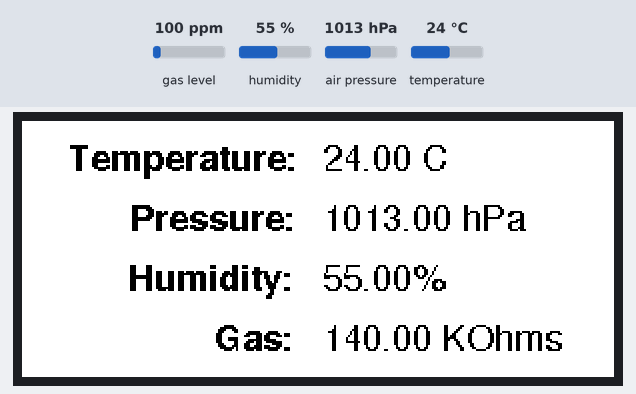
Bench run of a program on a simulated ESP8266 (NodeMCU). Shown: 296×128 colour display. Inputs (shaded band) come from the test bench; at power-on: gas level 100 ppm, humidity 55 %, air pressure 1013 hPa, temperature 24 °C. WiFi joins after 1.5 s; servers stay silent unless stated; what the program prints to the serial monitor is not drawn.

Above: at 16.9 s.

The program:

main.cpp
```cpp
#include <Arduino.h>
#include <ESP8266WiFi.h>

#include "display.h"
#include "secrets.h"
#include "sensor.h"

const char *host = "wifitest.adafruit.com";

void setup() {
  Serial.begin(115200);
  delay(100);

  initDisplay();

  if (!initSensor()) {
    Serial.println("Could not find a valid BME680 sensor, check wiring!");
    while (1)
      ;
  }

  Serial.print("Connecting to ");
  Serial.println(SSID);

  WiFi.begin(SSID, PASSWORD);
  while (WiFi.status() != WL_CONNECTED) {
    delay(500);
    Serial.print(".");
  }

  Serial.println("");
  Serial.println("WiFi connected");
  Serial.print("IP address: ");
  Serial.println(WiFi.localIP());
}

void loop() {
  struct Measurement measurement = readSensor();
  if (!measurement.success) {
    Serial.println("Failed to perform reading :(");
    return;
  }

  drawMeasurement(measurement);

  Serial.print("Temperature = ");
  Serial.print(measurement.temperature);
  Serial.println(" *C");

  Serial.print("Pressure = ");
  Serial.print(measurement.pressure);
  Serial.println(" hPa");

  Serial.print("Humidity = ");
  Serial.print(measurement.humidity);
  Serial.println(" %");

  Serial.print("Gas = ");
  Serial.print(measurement.gas_resistance);
  Serial.println(" KOhms");

  Serial.print("Approx. Altitude = ");
  Serial.print(measurement.altitude);
  Serial.println(" m");

  Serial.println();
  delay(2000);
}
```

display.cpp
```cpp
#include <iomanip>
#include <sstream>

#include <Adafruit_EPD.h>
#include <Fonts/FreeSans9pt7b.h>
#include <Fonts/FreeSansBold9pt7b.h>

#include "sensor.h"

#define EPD_CS 15
#define EPD_DC 2
#define SRAM_CS 16
#define EPD_RESET -1
#define EPD_BUSY -1

Adafruit_IL0373 display(296, 128, EPD_DC, EPD_RESET, EPD_CS, SRAM_CS, EPD_BUSY);

void initDisplay() { display.begin(); }

std::string renderFloat(float value, const char *unit) {
  std::stringstream stream;
  stream << std::fixed << std::setprecision(2) << value;
  stream << unit;
  return stream.str();
}

void drawMeasurement(struct Measurement measurement) {
  display.clearBuffer();
  display.setTextColor(EPD_BLACK);

  display.setFont(&FreeSansBold9pt7b);
  display.setCursor(22, 24);
  display.print("Temperature:");
  display.setCursor(54, 54);
  display.print("Pressure:");
  display.setCursor(53, 84);
  display.print("Humidity:");
  display.setCursor(96, 114);
  display.print("Gas:");

  display.setFont(&FreeSans9pt7b);
  display.setCursor(150, 24);
  display.print(renderFloat(measurement.temperature, " C").c_str());
  display.setCursor(150, 54);
  display.print(renderFloat(measurement.pressure, " hPa").c_str());
  display.setCursor(150, 84);
  display.print(renderFloat(measurement.humidity, "%").c_str());
  display.setCursor(150, 114);
  display.print(renderFloat(measurement.gas_resistance, " KOhms").c_str());

  display.display();
}
```

display.h
```cpp
#ifndef _DISPLAY_H
#define _DISPLAY_H

#include "sensor.h"

void initDisplay();
void drawMeasurement(struct Measurement measurement);

#endif
```

secrets-example.h
```cpp
#ifndef _SECRETS_H
#define _SECRETS_H

const char *SSID = "MyNetwork";
const char *PASSWORD = "hunter2";

#endif
```

sensor.cpp
```cpp
#include <Adafruit_BME680.h>

#include "sensor.h"

#define SEALEVELPRESSURE_HPA (1013.25)

Adafruit_BME680 bme;

bool initSensor() {
  if (!bme.begin()) {
    return false;
  }

  bme.setTemperatureOversampling(BME680_OS_8X);
  bme.setHumidityOversampling(BME680_OS_2X);
  bme.setPressureOversampling(BME680_OS_4X);
  bme.setIIRFilterSize(BME680_FILTER_SIZE_3);
  bme.setGasHeater(320, 150); // 320*C for 150 ms

  return true;
}

struct Measurement readSensor() {
  struct Measurement measurement;

  if (!bme.performReading()) {
    measurement.success = false;
    return measurement;
  }

  measurement.temperature = bme.temperature;
  measurement.pressure = bme.pressure / 100.0;
  measurement.humidity = bme.humidity;
  measurement.gas_resistance = bme.gas_resistance / 1000.0;
  measurement.altitude = bme.readAltitude(SEALEVELPRESSURE_HPA);
  measurement.success = true;

  return measurement;
}
```

sensor.h
```cpp
#ifndef _SENSOR_H
#define _SENSOR_H

struct Measurement {
  bool success;

  float temperature;
  float pressure;
  float humidity;
  float gas_resistance;
  float altitude;
};

bool initSensor();
struct Measurement readSensor();

#endif
```
